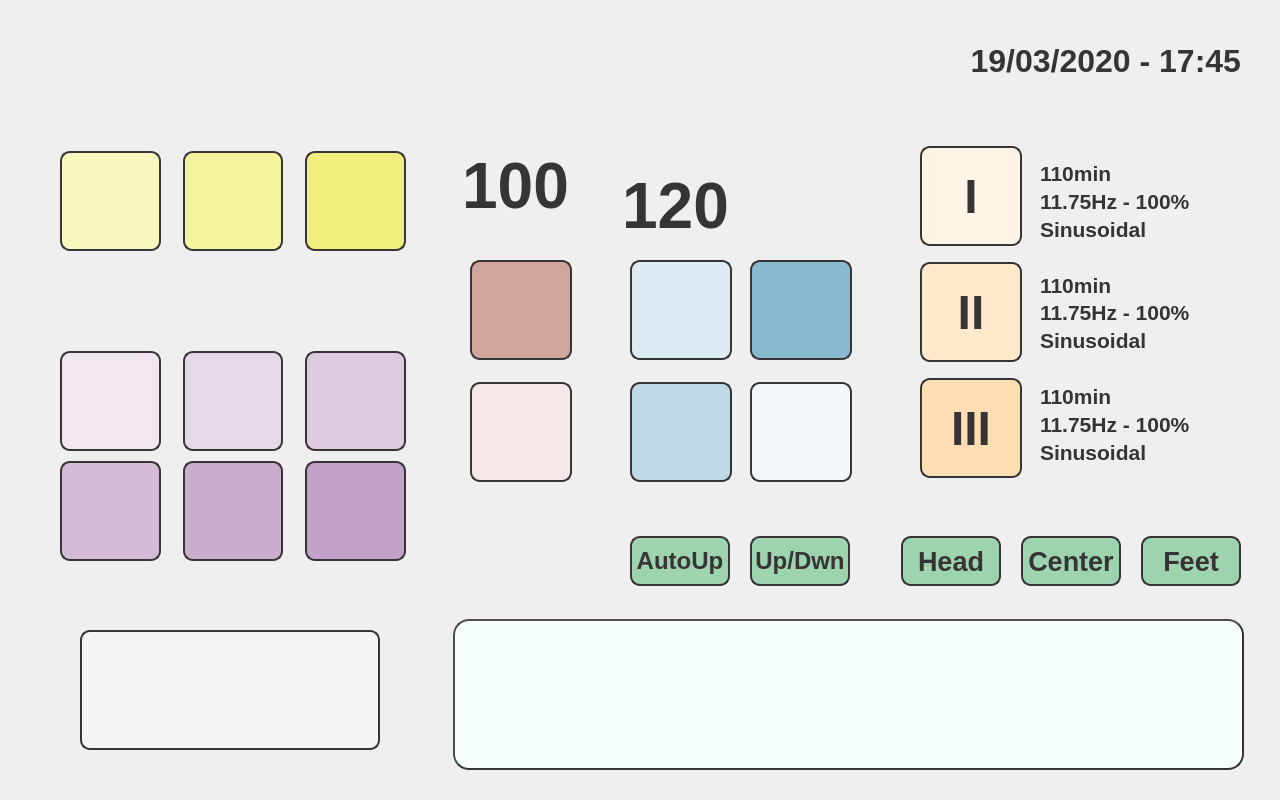
<?xml version="1.0" encoding="UTF-8"?>
<ui version="4.0">
 <class>Dialog</class>
 <widget class="QDialog" name="Dialog">
  <property name="geometry">
   <rect>
    <x>0</x>
    <y>0</y>
    <width>1280</width>
    <height>800</height>
   </rect>
  </property>
  <property name="windowTitle">
   <string>Dialog</string>
  </property>
  <property name="styleSheet">
   <string notr="true">QDialog {
background-image: url(:/background/resources/Background2a.png);
}</string>
  </property>
  <widget class="QWidget" name="layoutWidget">
   <property name="geometry">
    <rect>
     <x>60</x>
     <y>350</y>
     <width>346</width>
     <height>102</height>
    </rect>
   </property>
   <layout class="QHBoxLayout" name="horizontalLayout_2">
    <property name="spacing">
     <number>22</number>
    </property>
    <item>
     <widget class="QPushButton" name="freq1Button">
      <property name="minimumSize">
       <size>
        <width>100</width>
        <height>100</height>
       </size>
      </property>
      <property name="styleSheet">
       <string notr="true">background-image: url(:/frequencies/resources/7_83Hz.png);
background-color: rgb(240, 231, 240);
border-radius: 10px;
border:2px solid rgb(55, 52, 53);</string>
      </property>
      <property name="text">
       <string/>
      </property>
     </widget>
    </item>
    <item>
     <widget class="QPushButton" name="freq2Button">
      <property name="minimumSize">
       <size>
        <width>100</width>
        <height>100</height>
       </size>
      </property>
      <property name="styleSheet">
       <string notr="true">background-image: url(:/frequencies/resources/11_79Hz.png);
background-color: rgb(230, 217, 231);
border-radius: 10px;
border:2px solid rgb(55, 52, 53);</string>
      </property>
      <property name="text">
       <string/>
      </property>
     </widget>
    </item>
    <item>
     <widget class="QPushButton" name="freq3Button">
      <property name="minimumSize">
       <size>
        <width>100</width>
        <height>100</height>
       </size>
      </property>
      <property name="styleSheet">
       <string notr="true">background-image: url(:/frequencies/resources/16_67Hz.png);
background-color: rgb(221, 202, 222);
border-radius: 10px;
border:2px solid rgb(55, 52, 53);</string>
      </property>
      <property name="text">
       <string/>
      </property>
     </widget>
    </item>
   </layout>
  </widget>
  <widget class="QWidget" name="layoutWidget_2">
   <property name="geometry">
    <rect>
     <x>60</x>
     <y>460</y>
     <width>346</width>
     <height>102</height>
    </rect>
   </property>
   <layout class="QHBoxLayout" name="horizontalLayout_3">
    <property name="spacing">
     <number>22</number>
    </property>
    <item>
     <widget class="QPushButton" name="freq4Button">
      <property name="minimumSize">
       <size>
        <width>100</width>
        <height>100</height>
       </size>
      </property>
      <property name="styleSheet">
       <string notr="true">background-image: url(:/frequencies/resources/23_58Hz.png);
background-color: rgb(211, 187, 213);
border-radius: 10px;
border:2px solid rgb(55, 52, 53);</string>
      </property>
      <property name="text">
       <string/>
      </property>
     </widget>
    </item>
    <item>
     <widget class="QPushButton" name="freq5Button">
      <property name="minimumSize">
       <size>
        <width>100</width>
        <height>100</height>
       </size>
      </property>
      <property name="styleSheet">
       <string notr="true">background-image: url(:/frequencies/resources/30_80Hz.png);
background-color: rgb(202, 173, 204);
border-radius: 10px;
border:2px solid rgb(55, 52, 53);</string>
      </property>
      <property name="text">
       <string/>
      </property>
     </widget>
    </item>
    <item>
     <widget class="QPushButton" name="freq6Button">
      <property name="minimumSize">
       <size>
        <width>100</width>
        <height>100</height>
       </size>
      </property>
      <property name="styleSheet">
       <string notr="true">background-image: url(:/frequencies/resources/62_64Hz.png);
background-color: rgb(196, 161, 203);
border-radius: 10px;
border:2px solid rgb(55, 52, 53);</string>
      </property>
      <property name="text">
       <string/>
      </property>
     </widget>
    </item>
   </layout>
  </widget>
  <widget class="QWidget" name="layoutWidget_3">
   <property name="geometry">
    <rect>
     <x>630</x>
     <y>260</y>
     <width>102</width>
     <height>224</height>
    </rect>
   </property>
   <layout class="QVBoxLayout" name="verticalLayout_2">
    <property name="spacing">
     <number>22</number>
    </property>
    <item>
     <widget class="QPushButton" name="min30Button">
      <property name="minimumSize">
       <size>
        <width>100</width>
        <height>100</height>
       </size>
      </property>
      <property name="styleSheet">
       <string notr="true">background-image: url(:/buttons/resources/30min.png);
background-color: rgb(221, 235, 242);
border-radius: 10px;
border:2px solid rgb(55, 52, 53);</string>
      </property>
      <property name="text">
       <string/>
      </property>
     </widget>
    </item>
    <item>
     <widget class="QPushButton" name="min45Button">
      <property name="minimumSize">
       <size>
        <width>100</width>
        <height>100</height>
       </size>
      </property>
      <property name="styleSheet">
       <string notr="true">background-image: url(:/buttons/resources/40min.png);
background-color: rgb(191, 218, 231);
border-radius: 10px;
border:2px solid rgb(55, 52, 53);</string>
      </property>
      <property name="text">
       <string/>
      </property>
     </widget>
    </item>
   </layout>
  </widget>
  <widget class="QWidget" name="layoutWidget_4">
   <property name="geometry">
    <rect>
     <x>750</x>
     <y>260</y>
     <width>102</width>
     <height>224</height>
    </rect>
   </property>
   <layout class="QVBoxLayout" name="verticalLayout_3">
    <property name="spacing">
     <number>22</number>
    </property>
    <item>
     <widget class="QPushButton" name="timeUpButton">
      <property name="minimumSize">
       <size>
        <width>100</width>
        <height>100</height>
       </size>
      </property>
      <property name="styleSheet">
       <string notr="true">background-image: url(:/buttons/resources/Arriba.png);
background-color: rgb(138, 186, 210);
border-radius: 10px;
border:2px solid rgb(55, 52, 53);</string>
      </property>
      <property name="text">
       <string/>
      </property>
     </widget>
    </item>
    <item>
     <widget class="QPushButton" name="timeDwnButton">
      <property name="minimumSize">
       <size>
        <width>100</width>
        <height>100</height>
       </size>
      </property>
      <property name="styleSheet">
       <string notr="true">background-image: url(:/buttons/resources/Abajo.png);
background-color: rgb(242, 248, 250);
border-radius: 10px;
border:2px solid rgb(55, 52, 53);</string>
      </property>
      <property name="text">
       <string/>
      </property>
     </widget>
    </item>
   </layout>
  </widget>
  <widget class="QPushButton" name="startButton">
   <property name="geometry">
    <rect>
     <x>80</x>
     <y>630</y>
     <width>300</width>
     <height>120</height>
    </rect>
   </property>
   <property name="minimumSize">
    <size>
     <width>100</width>
     <height>100</height>
    </size>
   </property>
   <property name="styleSheet">
    <string notr="true">background-image: url(:/buttons/resources/Play.png);
background-color: rgb(245, 245, 245);
border-radius: 10px;
border:2px solid rgb(55, 52, 53);</string>
   </property>
   <property name="text">
    <string/>
   </property>
  </widget>
  <widget class="QWidget" name="layoutWidget">
   <property name="geometry">
    <rect>
     <x>60</x>
     <y>150</y>
     <width>346</width>
     <height>102</height>
    </rect>
   </property>
   <layout class="QHBoxLayout" name="horizontalLayout">
    <property name="spacing">
     <number>22</number>
    </property>
    <item>
     <widget class="QPushButton" name="triangularButton">
      <property name="minimumSize">
       <size>
        <width>100</width>
        <height>100</height>
       </size>
      </property>
      <property name="styleSheet">
       <string notr="true">background-image: url(:/buttons/resources/Triangular.png);
background-color: rgb(248, 247, 190);
border-radius: 10px;
border:2px solid rgb(55, 52, 53);</string>
      </property>
      <property name="text">
       <string/>
      </property>
     </widget>
    </item>
    <item>
     <widget class="QPushButton" name="squareButton">
      <property name="minimumSize">
       <size>
        <width>100</width>
        <height>100</height>
       </size>
      </property>
      <property name="styleSheet">
       <string notr="true">background-image: url(:/buttons/resources/Cuadrada.png);
background-color: rgb(244, 243, 158);
border-radius: 10px;
border:2px solid rgb(55, 52, 53);</string>
      </property>
      <property name="text">
       <string/>
      </property>
     </widget>
    </item>
    <item>
     <widget class="QPushButton" name="sinusoidalButton">
      <property name="minimumSize">
       <size>
        <width>100</width>
        <height>100</height>
       </size>
      </property>
      <property name="styleSheet">
       <string notr="true">background-image: url(:/buttons/resources/Sinus.png);
background-color: rgb(240, 238, 126);
border-radius: 10px;
border:2px solid rgb(55, 52, 53);</string>
      </property>
      <property name="text">
       <string/>
      </property>
     </widget>
    </item>
   </layout>
  </widget>
  <widget class="QWidget" name="layoutWidget">
   <property name="geometry">
    <rect>
     <x>470</x>
     <y>260</y>
     <width>102</width>
     <height>224</height>
    </rect>
   </property>
   <layout class="QVBoxLayout" name="verticalLayout">
    <property name="spacing">
     <number>22</number>
    </property>
    <item>
     <widget class="QPushButton" name="powerUpButton">
      <property name="minimumSize">
       <size>
        <width>100</width>
        <height>100</height>
       </size>
      </property>
      <property name="styleSheet">
       <string notr="true">background-image: url(:/buttons/resources/Arriba.png);
background-color: rgb(208, 165, 156);
border-radius: 10px;
border:2px solid rgb(55, 52, 53);</string>
      </property>
      <property name="text">
       <string/>
      </property>
     </widget>
    </item>
    <item>
     <widget class="QPushButton" name="powerDwnButton">
      <property name="minimumSize">
       <size>
        <width>100</width>
        <height>100</height>
       </size>
      </property>
      <property name="styleSheet">
       <string notr="true">background-image: url(:/buttons/resources/Abajo.png);
background-color: rgb(244, 233, 231);
border-radius: 10px;
border:2px solid rgb(55, 52, 53);</string>
      </property>
      <property name="text">
       <string/>
      </property>
     </widget>
    </item>
   </layout>
  </widget>
  <widget class="QWidget" name="layoutWidget">
   <property name="geometry">
    <rect>
     <x>920</x>
     <y>140</y>
     <width>102</width>
     <height>346</height>
    </rect>
   </property>
   <layout class="QVBoxLayout" name="verticalLayout_4">
    <property name="spacing">
     <number>10</number>
    </property>
    <item>
     <widget class="QPushButton" name="mem1Button">
      <property name="minimumSize">
       <size>
        <width>100</width>
        <height>100</height>
       </size>
      </property>
      <property name="font">
       <font>
        <family>Liberation Sans</family>
        <pointsize>36</pointsize>
        <weight>75</weight>
        <bold>true</bold>
       </font>
      </property>
      <property name="focusPolicy">
       <enum>Qt::NoFocus</enum>
      </property>
      <property name="styleSheet">
       <string notr="true">color: rgb(55, 52, 53);
background-color: rgb(255, 244, 230);
border-radius: 10px;
border:2px solid rgb(55, 52, 53);</string>
      </property>
      <property name="text">
       <string>I</string>
      </property>
     </widget>
    </item>
    <item>
     <widget class="QPushButton" name="mem2Button">
      <property name="minimumSize">
       <size>
        <width>100</width>
        <height>100</height>
       </size>
      </property>
      <property name="font">
       <font>
        <family>Liberation Sans</family>
        <pointsize>36</pointsize>
        <weight>75</weight>
        <bold>true</bold>
       </font>
      </property>
      <property name="focusPolicy">
       <enum>Qt::NoFocus</enum>
      </property>
      <property name="styleSheet">
       <string notr="true">color: rgb(55, 52, 53);
background-color: rgb(255, 232, 204);
border-radius: 10px;
border:2px solid rgb(55, 52, 53);</string>
      </property>
      <property name="text">
       <string>II</string>
      </property>
     </widget>
    </item>
    <item>
     <widget class="QPushButton" name="mem3Button">
      <property name="minimumSize">
       <size>
        <width>100</width>
        <height>100</height>
       </size>
      </property>
      <property name="font">
       <font>
        <family>Liberation Sans</family>
        <pointsize>36</pointsize>
        <weight>75</weight>
        <bold>true</bold>
       </font>
      </property>
      <property name="focusPolicy">
       <enum>Qt::NoFocus</enum>
      </property>
      <property name="styleSheet">
       <string notr="true">color: rgb(55, 52, 53);
background-color: rgb(255, 221, 179);
border-radius: 10px;
border:2px solid rgb(55, 52, 53);</string>
      </property>
      <property name="text">
       <string>III</string>
      </property>
     </widget>
    </item>
   </layout>
  </widget>
  <widget class="QWidget" name="layoutWidget">
   <property name="geometry">
    <rect>
     <x>1040</x>
     <y>160</y>
     <width>171</width>
     <height>305</height>
    </rect>
   </property>
   <layout class="QVBoxLayout" name="verticalLayout_8">
    <property name="spacing">
     <number>30</number>
    </property>
    <item>
     <layout class="QVBoxLayout" name="verticalLayout_5">
      <property name="spacing">
       <number>2</number>
      </property>
      <item>
       <widget class="QLabel" name="mem11Label">
        <property name="font">
         <font>
          <family>Liberation Sans</family>
          <pointsize>16</pointsize>
          <weight>75</weight>
          <bold>true</bold>
         </font>
        </property>
        <property name="styleSheet">
         <string notr="true">color: rgb(55, 52, 53);</string>
        </property>
        <property name="text">
         <string>110min</string>
        </property>
       </widget>
      </item>
      <item>
       <widget class="QLabel" name="mem12Label">
        <property name="font">
         <font>
          <family>Liberation Sans</family>
          <pointsize>16</pointsize>
          <weight>75</weight>
          <bold>true</bold>
         </font>
        </property>
        <property name="styleSheet">
         <string notr="true">color: rgb(55, 52, 53);</string>
        </property>
        <property name="text">
         <string>11.75Hz - 100%</string>
        </property>
       </widget>
      </item>
      <item>
       <widget class="QLabel" name="mem13Label">
        <property name="font">
         <font>
          <family>Liberation Sans</family>
          <pointsize>16</pointsize>
          <weight>75</weight>
          <bold>true</bold>
         </font>
        </property>
        <property name="styleSheet">
         <string notr="true">color: rgb(55, 52, 53);</string>
        </property>
        <property name="text">
         <string>Sinusoidal</string>
        </property>
       </widget>
      </item>
     </layout>
    </item>
    <item>
     <layout class="QVBoxLayout" name="verticalLayout_6">
      <property name="spacing">
       <number>2</number>
      </property>
      <item>
       <widget class="QLabel" name="mem21Label">
        <property name="font">
         <font>
          <family>Liberation Sans</family>
          <pointsize>16</pointsize>
          <weight>75</weight>
          <bold>true</bold>
         </font>
        </property>
        <property name="styleSheet">
         <string notr="true">color: rgb(55, 52, 53);</string>
        </property>
        <property name="text">
         <string>110min</string>
        </property>
       </widget>
      </item>
      <item>
       <widget class="QLabel" name="mem22Label">
        <property name="font">
         <font>
          <family>Liberation Sans</family>
          <pointsize>16</pointsize>
          <weight>75</weight>
          <bold>true</bold>
         </font>
        </property>
        <property name="styleSheet">
         <string notr="true">color: rgb(55, 52, 53);</string>
        </property>
        <property name="text">
         <string>11.75Hz - 100%</string>
        </property>
       </widget>
      </item>
      <item>
       <widget class="QLabel" name="mem23Label">
        <property name="font">
         <font>
          <family>Liberation Sans</family>
          <pointsize>16</pointsize>
          <weight>75</weight>
          <bold>true</bold>
         </font>
        </property>
        <property name="styleSheet">
         <string notr="true">color: rgb(55, 52, 53);</string>
        </property>
        <property name="text">
         <string>Sinusoidal</string>
        </property>
       </widget>
      </item>
     </layout>
    </item>
    <item>
     <layout class="QVBoxLayout" name="verticalLayout_7">
      <property name="spacing">
       <number>2</number>
      </property>
      <item>
       <widget class="QLabel" name="mem31Label">
        <property name="font">
         <font>
          <family>Liberation Sans</family>
          <pointsize>16</pointsize>
          <weight>75</weight>
          <bold>true</bold>
         </font>
        </property>
        <property name="styleSheet">
         <string notr="true">color: rgb(55, 52, 53);</string>
        </property>
        <property name="text">
         <string>110min</string>
        </property>
       </widget>
      </item>
      <item>
       <widget class="QLabel" name="mem32Label">
        <property name="font">
         <font>
          <family>Liberation Sans</family>
          <pointsize>16</pointsize>
          <weight>75</weight>
          <bold>true</bold>
         </font>
        </property>
        <property name="styleSheet">
         <string notr="true">color: rgb(55, 52, 53);</string>
        </property>
        <property name="text">
         <string>11.75Hz - 100%</string>
        </property>
       </widget>
      </item>
      <item>
       <widget class="QLabel" name="mem33Label">
        <property name="font">
         <font>
          <family>Liberation Sans</family>
          <pointsize>16</pointsize>
          <weight>75</weight>
          <bold>true</bold>
         </font>
        </property>
        <property name="styleSheet">
         <string notr="true">color: rgb(55, 52, 53);</string>
        </property>
        <property name="text">
         <string>Sinusoidal</string>
        </property>
       </widget>
      </item>
     </layout>
    </item>
   </layout>
  </widget>
  <widget class="QLabel" name="minutesLabel">
   <property name="geometry">
    <rect>
     <x>620</x>
     <y>170</y>
     <width>111</width>
     <height>61</height>
    </rect>
   </property>
   <property name="font">
    <font>
     <family>Liberation Sans</family>
     <pointsize>48</pointsize>
     <weight>75</weight>
     <bold>true</bold>
    </font>
   </property>
   <property name="styleSheet">
    <string notr="true">color: rgb(55, 52, 53);</string>
   </property>
   <property name="text">
    <string>120</string>
   </property>
   <property name="alignment">
    <set>Qt::AlignHCenter|Qt::AlignTop</set>
   </property>
  </widget>
  <widget class="QLabel" name="powerLabel">
   <property name="geometry">
    <rect>
     <x>460</x>
     <y>150</y>
     <width>111</width>
     <height>61</height>
    </rect>
   </property>
   <property name="font">
    <font>
     <family>Liberation Sans</family>
     <pointsize>48</pointsize>
     <weight>75</weight>
     <bold>true</bold>
    </font>
   </property>
   <property name="styleSheet">
    <string notr="true">color: rgb(55, 52, 53);</string>
   </property>
   <property name="text">
    <string>100</string>
   </property>
   <property name="alignment">
    <set>Qt::AlignHCenter|Qt::AlignTop</set>
   </property>
  </widget>
  <widget class="QLabel" name="date_timeLabel">
   <property name="geometry">
    <rect>
     <x>910</x>
     <y>40</y>
     <width>331</width>
     <height>41</height>
    </rect>
   </property>
   <property name="font">
    <font>
     <family>Liberation Sans</family>
     <pointsize>24</pointsize>
     <weight>75</weight>
     <bold>true</bold>
    </font>
   </property>
   <property name="styleSheet">
    <string notr="true">color: rgb(55, 52, 53);</string>
   </property>
   <property name="text">
    <string>19/03/2020 - 17:45</string>
   </property>
   <property name="alignment">
    <set>Qt::AlignRight|Qt::AlignTrailing|Qt::AlignVCenter</set>
   </property>
  </widget>
  <widget class="QTextEdit" name="textEdit">
   <property name="geometry">
    <rect>
     <x>453</x>
     <y>619</y>
     <width>791</width>
     <height>151</height>
    </rect>
   </property>
   <property name="styleSheet">
    <string notr="true">border:2px outset;
background-color: rgb(246, 255, 254);
border-radius: 16px;
color: rgb(0, 0, 127);
border-color: rgb(55, 52, 53);</string>
   </property>
  </widget>
  <widget class="QPushButton" name="diagButton">
   <property name="geometry">
    <rect>
     <x>90</x>
     <y>30</y>
     <width>141</width>
     <height>41</height>
    </rect>
   </property>
   <property name="styleSheet">
    <string notr="true">background-color: rgba(255, 255, 255, 0);
border: 0px</string>
   </property>
   <property name="text">
    <string/>
   </property>
  </widget>
  <widget class="QWidget" name="layoutWidget_5">
   <property name="geometry">
    <rect>
     <x>630</x>
     <y>510</y>
     <width>611</width>
     <height>102</height>
    </rect>
   </property>
   <layout class="QHBoxLayout" name="horizontalLayout_4">
    <property name="spacing">
     <number>20</number>
    </property>
    <property name="rightMargin">
     <number>0</number>
    </property>
    <item>
     <widget class="QPushButton" name="upDwnAutoButton">
      <property name="minimumSize">
       <size>
        <width>100</width>
        <height>50</height>
       </size>
      </property>
      <property name="font">
       <font>
        <family>Liberation Sans</family>
        <pointsize>18</pointsize>
        <weight>75</weight>
        <bold>true</bold>
       </font>
      </property>
      <property name="focusPolicy">
       <enum>Qt::NoFocus</enum>
      </property>
      <property name="styleSheet">
       <string notr="true">color: rgb(55, 52, 53);
background-color: rgb(157, 211, 175);
border-radius: 10px;
border:2px solid rgb(55, 52, 53);</string>
      </property>
      <property name="text">
       <string>AutoUp</string>
      </property>
     </widget>
    </item>
    <item>
     <widget class="QPushButton" name="upDwnButton">
      <property name="minimumSize">
       <size>
        <width>100</width>
        <height>50</height>
       </size>
      </property>
      <property name="font">
       <font>
        <family>Liberation Sans</family>
        <pointsize>18</pointsize>
        <weight>75</weight>
        <bold>true</bold>
       </font>
      </property>
      <property name="focusPolicy">
       <enum>Qt::NoFocus</enum>
      </property>
      <property name="styleSheet">
       <string notr="true">color: rgb(55, 52, 53);
background-color: rgb(157, 211, 175);
border-radius: 10px;
border:2px solid rgb(55, 52, 53);</string>
      </property>
      <property name="text">
       <string>Up/Dwn</string>
      </property>
     </widget>
    </item>
    <item>
     <spacer name="horizontalSpacer">
      <property name="orientation">
       <enum>Qt::Horizontal</enum>
      </property>
      <property name="sizeHint" stdset="0">
       <size>
        <width>40</width>
        <height>20</height>
       </size>
      </property>
     </spacer>
    </item>
    <item>
     <widget class="QPushButton" name="ch1Button">
      <property name="minimumSize">
       <size>
        <width>100</width>
        <height>50</height>
       </size>
      </property>
      <property name="font">
       <font>
        <family>Liberation Sans</family>
        <pointsize>20</pointsize>
        <weight>75</weight>
        <bold>true</bold>
       </font>
      </property>
      <property name="focusPolicy">
       <enum>Qt::NoFocus</enum>
      </property>
      <property name="styleSheet">
       <string notr="true">color: rgb(55, 52, 53);
background-color: rgb(157, 211, 175);
border-radius: 10px;
border:2px solid rgb(55, 52, 53);</string>
      </property>
      <property name="text">
       <string>Head</string>
      </property>
     </widget>
    </item>
    <item>
     <widget class="QPushButton" name="ch2Button">
      <property name="minimumSize">
       <size>
        <width>100</width>
        <height>50</height>
       </size>
      </property>
      <property name="font">
       <font>
        <family>Liberation Sans</family>
        <pointsize>20</pointsize>
        <weight>75</weight>
        <bold>true</bold>
       </font>
      </property>
      <property name="focusPolicy">
       <enum>Qt::NoFocus</enum>
      </property>
      <property name="styleSheet">
       <string notr="true">color: rgb(55, 52, 53);
background-color: rgb(157, 211, 175);
border-radius: 10px;
border:2px solid rgb(55, 52, 53);</string>
      </property>
      <property name="text">
       <string>Center</string>
      </property>
     </widget>
    </item>
    <item>
     <widget class="QPushButton" name="ch3Button">
      <property name="minimumSize">
       <size>
        <width>100</width>
        <height>50</height>
       </size>
      </property>
      <property name="font">
       <font>
        <family>Liberation Sans</family>
        <pointsize>20</pointsize>
        <weight>75</weight>
        <bold>true</bold>
       </font>
      </property>
      <property name="focusPolicy">
       <enum>Qt::NoFocus</enum>
      </property>
      <property name="styleSheet">
       <string notr="true">color: rgb(55, 52, 53);
background-color: rgb(157, 211, 175);
border-radius: 10px;
border:2px solid rgb(55, 52, 53);</string>
      </property>
      <property name="text">
       <string>Feet</string>
      </property>
     </widget>
    </item>
   </layout>
  </widget>
 </widget>
 <resources>
  <include location="stretcher3_res.qrc"/>
 </resources>
 <connections/>
</ui>
